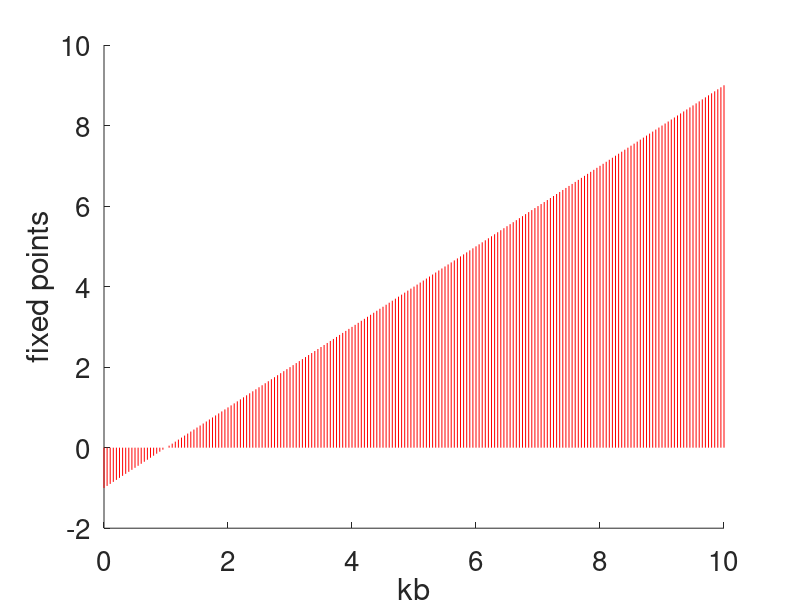
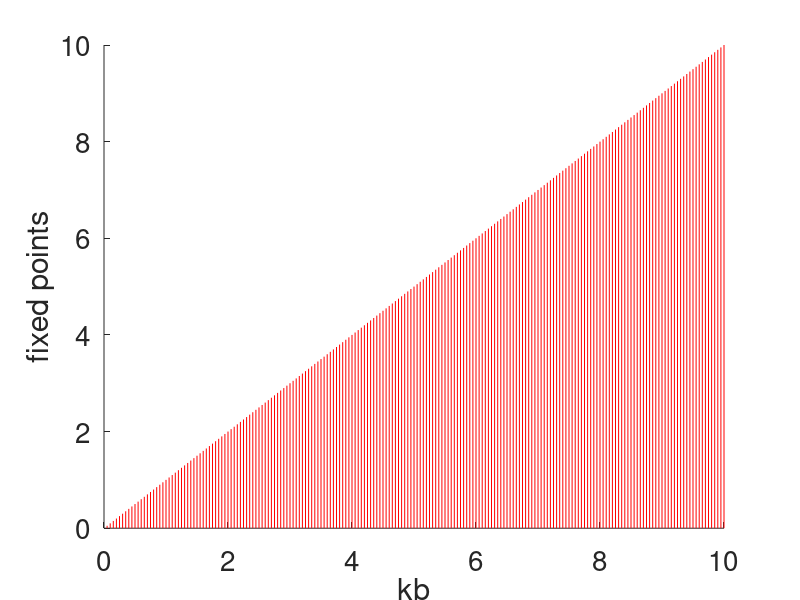
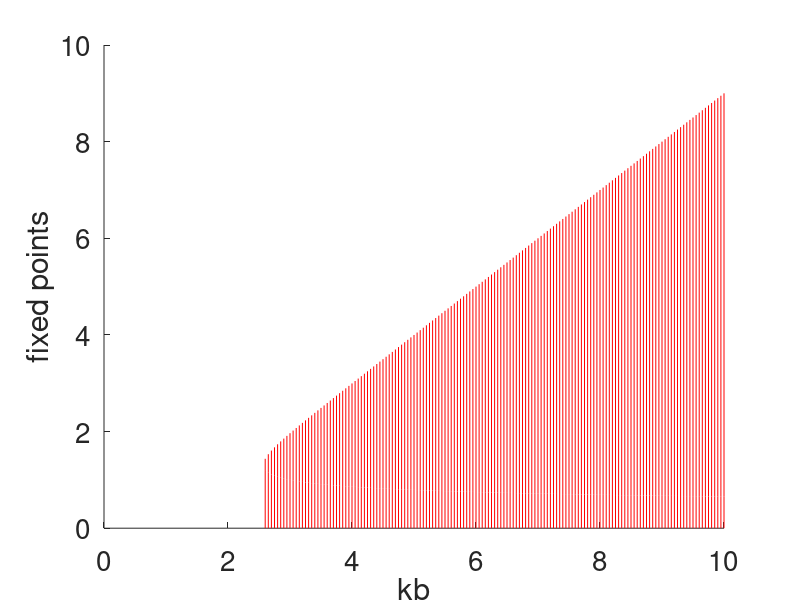
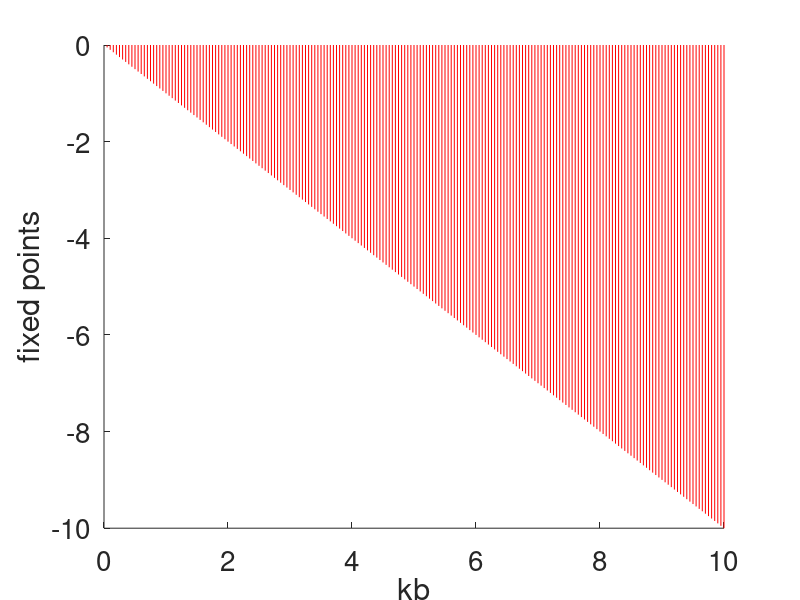

The MATLAB source for these figures, in order:
%Inclass 22

%1. Consider the case of the auto-activating gene that we discussed in class
%today. Make a bifurcation diagram for this system by varying the
%activated transcription rate for three cases - in which 1, 4, or 8 copies of the
%transcripton factor are necessary to activate transciption. Comment on your
%results. 
clear all
ku = 0;
figure(1)
hold on
xlabel('kb')
ylabel('fixed points')
set(gca,'FontSize',20)
for kb = 0:0.05:10
    polycoeff = [1 (1-kb) -ku];
    rts = roots(polycoeff);
    rts = rts(imag(rts) == 0);
    plot(kb*ones(length(rts),1),rts,'r-');
end

figure(2)
hold on
xlabel('kb')
ylabel('fixed points')
set(gca,'FontSize',20)
for kb = 0:0.05:10
    polycoeff = [1 -kb 0 0 0 ku];
    rts = roots(polycoeff);
    rts = rts(imag(rts) == 0);
    plot(kb*ones(length(rts),1),rts,'r-');
end

figure(3)
hold on
xlabel('kb')
ylabel('fixed points')
set(gca,'FontSize',20)
for kb = 0:0.05:10
    polycoeff = [1 (1-kb) 0 0 0 0 1 0 0 ku];
    rts = roots(polycoeff);
    rts = rts(imag(rts) == 0);
    plot(kb*ones(length(rts),1),rts,'r-');
end

% 2. Make a similar diagram for the case of an autorepressing gene in the
% case that 2 copies are need to turn off the gene. 
figure(4)
hold on
xlabel('kb')
ylabel('fixed points')
set(gca,'FontSize',20)
for kb = 0:0.05:10
    polycoeff = [1 kb 0 ku];
    rts = roots(polycoeff);
    rts = rts(imag(rts) == 0);
    plot(kb*ones(length(rts),1),rts,'r-');
end

